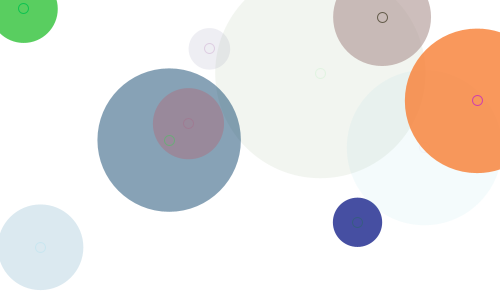
Frame 1 (no input)
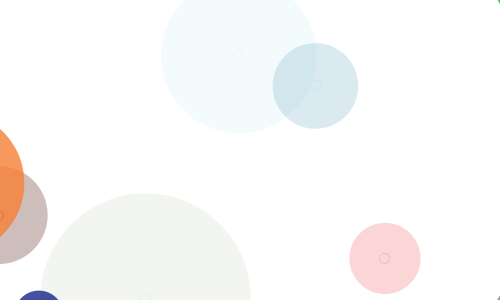
Frame 60 (the mouse pressed at the canvas centre just before this capture)
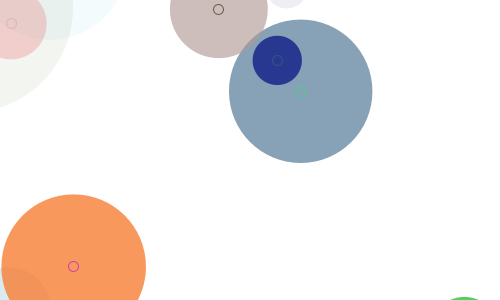
Frame 120 (the mouse held since frame 60 and released just before this capture)

The Processing sketch that drew these frames (run headless with seeded random() and noise(); from frame 60 on, the mouse is pressed at the canvas centre):

// Processing sketch: p6_2
// ── p6_2.pde
/*
* マウスクリックのたびにいくつか円を書く(OOPバージョン)
*/
int _num = 10;
Cirle[] _circleArr = {};

void setup() {
    size(500, 300);
    background(255);
    smooth();
    strokeWeight(1);
    fill(150, 50);
    drawCircles();
}

void draw() {
    background(255);
    for (int i = 0; i <  _circleArr.length; i++) {
        Cirle thisCircle = _circleArr[i];
        thisCircle.updateMe();
    }
}

void mouseReleased() {
    drawCircles();
}

void drawCircles() {
    for (int i = 0; i < _num; i++) {
        Cirle thisCircle = new Cirle();
        thisCircle.drawMe();
        _circleArr = (Cirle[])append(_circleArr, thisCircle);
    }
}

class Cirle {
    float x, y, r;
    color lineColor, fillColor;
    float alpha;
    float xMove, yMove;
    
    /**
    * コンストラクタ
    */
    Cirle() {
        x = random(width);
        y = random(height);
        r = random(100) + 10;
        lineColor = color(random(255), random(255), random(255));
        fillColor = color(random(255), random(255), random(255));
        alpha = random(255);
        xMove = random(10) - 5;
        yMove = random(10) - 5;
    }
    
    void drawMe() {
        noStroke();
        fill(fillColor, alpha);
        ellipse(x, y,r * 2, r * 2);
        stroke(lineColor, alpha);
        noFill();
        ellipse(x, y, 10, 10);
    }
    
    void updateMe() {
        x += xMove;
        y += yMove;
        if (x > width + r) x = 0 - r;
        if (x < 0 - r) x = width + r;
        if (y > height + r) y = 0 - r;
        if (y < 0 - r) y = height + r;
        
        drawMe();
    }
}
